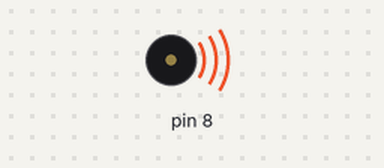
Simulated run of this sketch. Board: Arduino Uno, built with avr-gcc and run on an emulated ATmega328P. Parts: buzzer (waves = sounding).

Above: at 0.2 s.
Timing chart, 0 to 22.9 s (numbered marks = the images above):
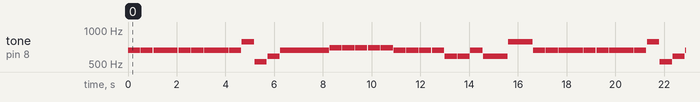

Measured:
- by itself, tone on pin 8: plays 659 Hz for 0.50 s, 659 Hz for 0.50 s, 659 Hz for 1.0 s, 659 Hz for 0.50 s, 659 Hz for 0.50 s, 659 Hz for 1.0 s … (183 notes in this stretch)

The sketch:

JingleBells.ino
```cpp
//www.elegoo.com
//Nathaniel Christie Song Modifications
//https://github.com/natechris-devine
//2020.31.08

#include "pitches.h"
//As you need to, comment out the songs you don't want

// Jingle Bells
int melody[] = {
  NOTE_E5, NOTE_E5, NOTE_E5,
  NOTE_E5, NOTE_E5, NOTE_E5,
  NOTE_E5, NOTE_G5, NOTE_C5, NOTE_D5, NOTE_E5,
  NOTE_F5, NOTE_F5, NOTE_F5, NOTE_F5,
  NOTE_F5, NOTE_E5, NOTE_E5, NOTE_E5,
  NOTE_E5, NOTE_D5, NOTE_D5, NOTE_E5,
  NOTE_D5, NOTE_G5,
  NOTE_E5, NOTE_E5, NOTE_E5,
  NOTE_E5, NOTE_E5, NOTE_E5,
  NOTE_E5, NOTE_G5, NOTE_C5, NOTE_D5, NOTE_E5,
  NOTE_F5, NOTE_F5, NOTE_F5, NOTE_F5,
  NOTE_F5, NOTE_E5, NOTE_E5, NOTE_E5,
  NOTE_G5, NOTE_G5, NOTE_F5, NOTE_D5,
  NOTE_C5};
int noteLen[] = {
  1,1,2,
  1,1,2,
  1,1,1,1,4,
  1,1,1,1,
  1,1,1,1,
  1,1,1,1,
  2,2,
  1,1,2,
  1,1,2,
  1,1,1,1,4,
  1,1,1,1,
  1,1,1,1,
  1,1,1,1,
  4};
int duration = 500;  // miliseconds

void setup() {

}

void loop() {
  for (int thisNote = 0; thisNote < sizeof(melody) / sizeof(melody[0]); thisNote++) {
    // pin8 output the voice, every scale is 0.5 sencond
    tone(8, melody[thisNote], duration * noteLen[thisNote]);

    // Output the voice after several minutes
    delay(duration * noteLen[thisNote] + 25);
  }

  // restart after two seconds
  delay(2000);
}
```
